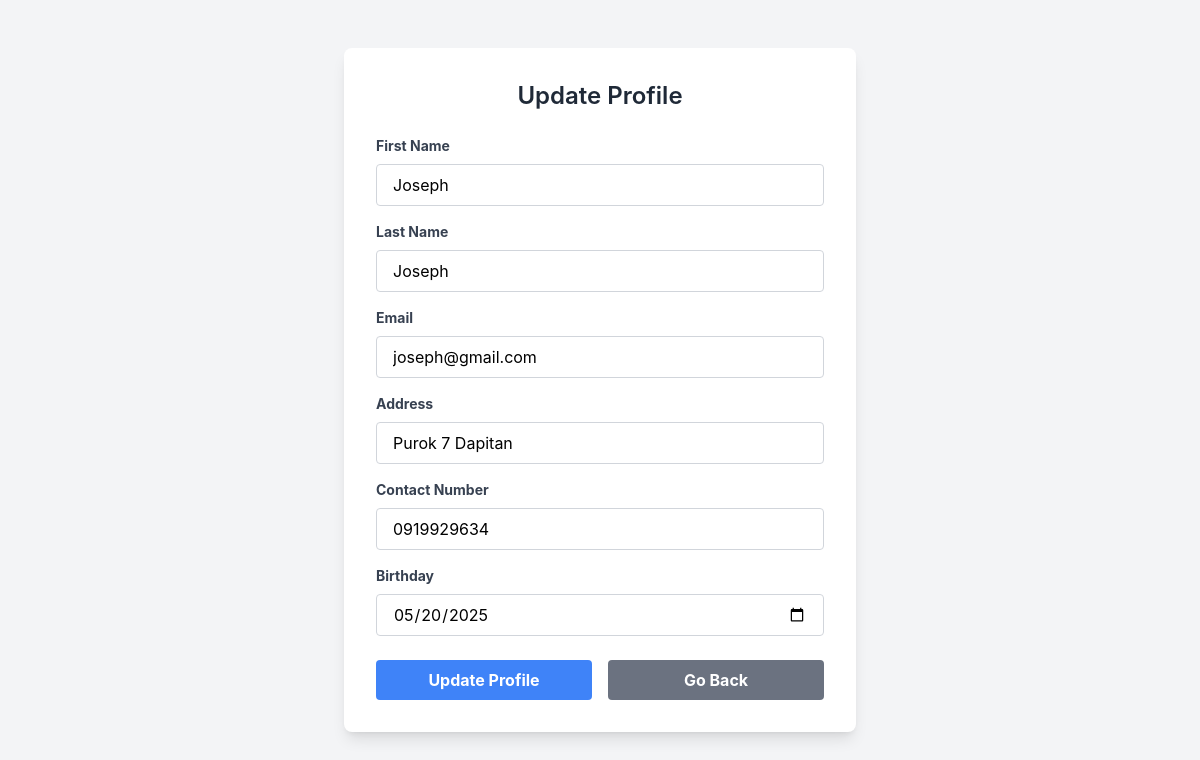
Screenshot of /src/views/manageProfile.php (signed in) with the database file from the repository.
### tables this page shows
CREATE TABLE `user_info` (
  `id` int(11) NOT NULL,
  `user_id` int(11) NOT NULL,
  `first_name` varchar(50) NOT NULL,
  `last_name` varchar(50) NOT NULL,
  `email` varchar(100) NOT NULL,
  `address` varchar(100) NOT NULL,
  `contact_number` varchar(20) NOT NULL,
  `birthday` date DEFAULT NULL,
  `created_at` timestamp NOT NULL DEFAULT current_timestamp(),
  `updated_at` timestamp NOT NULL DEFAULT current_timestamp() ON UPDATE current_timestamp()
);

### src/models/userInfo.php (called while the page is built, shortened)
<?php
class UserInfo {
    private $conn;
    public function __construct($db) {
        $this->conn = $db;
    }
    public function getByUserId($user_id) {
        $query = "SELECT * FROM user_info WHERE user_id = :user_id LIMIT 1";
        $stmt = $this->conn->prepare($query);
        $stmt->bindParam(':user_id', $user_id);
        $stmt->execute();
        return $stmt->fetch(PDO::FETCH_ASSOC);
    }
}
?>

### src/views/manageProfile.php (the view, shortened to what this page needs)
<?php $title = "Manage Profile";  include "../partials/header.php"; ?>
<?php
require_once "../models/userInfo.php";
$database = new Database();
$db = $database->connect();
$userInfoModel = new UserInfo($db);
$user_id = $_SESSION['user_id'];
$userInfo = $userInfoModel->getByUserId($user_id);
?>
<div class="bg-gray-100">
    <div class="container mx-auto  py-12 px-4">
        <div class="max-w-lg mx-auto bg-white shadow-lg rounded-lg overflow-hidden">
            <form id="updateProfileForm" class="p-8">
                <h2 class="text-2xl font-semibold text-gray-800 text-center mb-6">Update Profile</h2>
                <div class="mb-4">
                    <label for="first_name" class="block text-gray-700 text-sm font-bold mb-2">First Name</label>
                    <input type="text" id="first_name" name="first_name"
                        value="<?php echo htmlspecialchars($userInfo['first_name']); ?>"
                        class="w-full px-4 py-2 border border-gray-300 rounded focus:outline-none focus:ring-2 focus:ring-blue-500">
                </div>
                <div class="mb-4">
                    <label for="last_name" class="block text-gray-700 text-sm font-bold mb-2">Last Name</label>
                    <input type="text" id="last_name" name="last_name"
                        value="<?php echo htmlspecialchars($userInfo['last_name']); ?>"
                        class="w-full px-4 py-2 border border-gray-300 rounded focus:outline-none focus:ring-2 focus:ring-blue-500">
                </div>
                <div class="mb-4">
                    <label for="email" class="block text-gray-700 text-sm font-bold mb-2">Email</label>
                    <input type="email" id="email" name="email"
                        value="<?php echo htmlspecialchars($userInfo['email']); ?>"
                        class="w-full px-4 py-2 border border-gray-300 rounded focus:outline-none focus:ring-2 focus:ring-blue-500">
                </div>
                <div class="mb-4">
                    <label for="address" class="block text-gray-700 text-sm font-bold mb-2">Address</label>
                    <input type="text" id="address" name="address"
                        value="<?php echo htmlspecialchars($userInfo['address']); ?>"
                        class="w-full px-4 py-2 border border-gray-300 rounded focus:outline-none focus:ring-2 focus:ring-blue-500">
                </div>
                <div class="mb-4">
                    <label for="contact_number" class="block text-gray-700 text-sm font-bold mb-2">Contact
                        Number</label>
                    <input type="text" id="contact_number" name="contact_number"
                        value="<?php echo htmlspecialchars($userInfo['contact_number']); ?>"
                        class="w-full px-4 py-2 border border-gray-300 rounded focus:outline-none focus:ring-2 focus:ring-blue-500">
                </div>
                <div class="mb-6">
                    <label for="birthday" class="block text-gray-700 text-sm font-bold mb-2">Birthday</label>
                    <input type="date" id="birthday" name="birthday"
                        value="<?php echo htmlspecialchars($userInfo['birthday']); ?>"
                        class="w-full px-4 py-2 border border-gray-300 rounded focus:outline-none focus:ring-2 focus:ring-blue-500">
                </div>
                <div class="flex gap-4 justify-between">
                    <button type="submit"
                        class="w-full bg-blue-500 hover:bg-blue-600 text-white font-bold py-2 rounded focus:outline-none focus:ring-2 focus:ring-blue-600">
                        Update Profile
                    </button>
                    <a href="<?php echo ($_SESSION["role"] === 'admin') ? '../views/dashboard.php' : '../views/studentDashboard.php'; ?>"
                        class="w-full text-center bg-gray-500 hover:bg-gray-600 text-white font-bold py-2 rounded focus:outline-none focus:ring-2 focus:ring-gray-600">
                        Go Back
                    </a>
                </div>
            </form>
        </div>
    </div>
</div>
<?php include "../partials/footer.php" ?>

### rows the page displays
user_info: first_name "Joseph", last_name "Joseph", email "joseph@gmail.com", address "Purok 7 Dapitan", contact_number "0919929634", birthday "05/20/2025"
